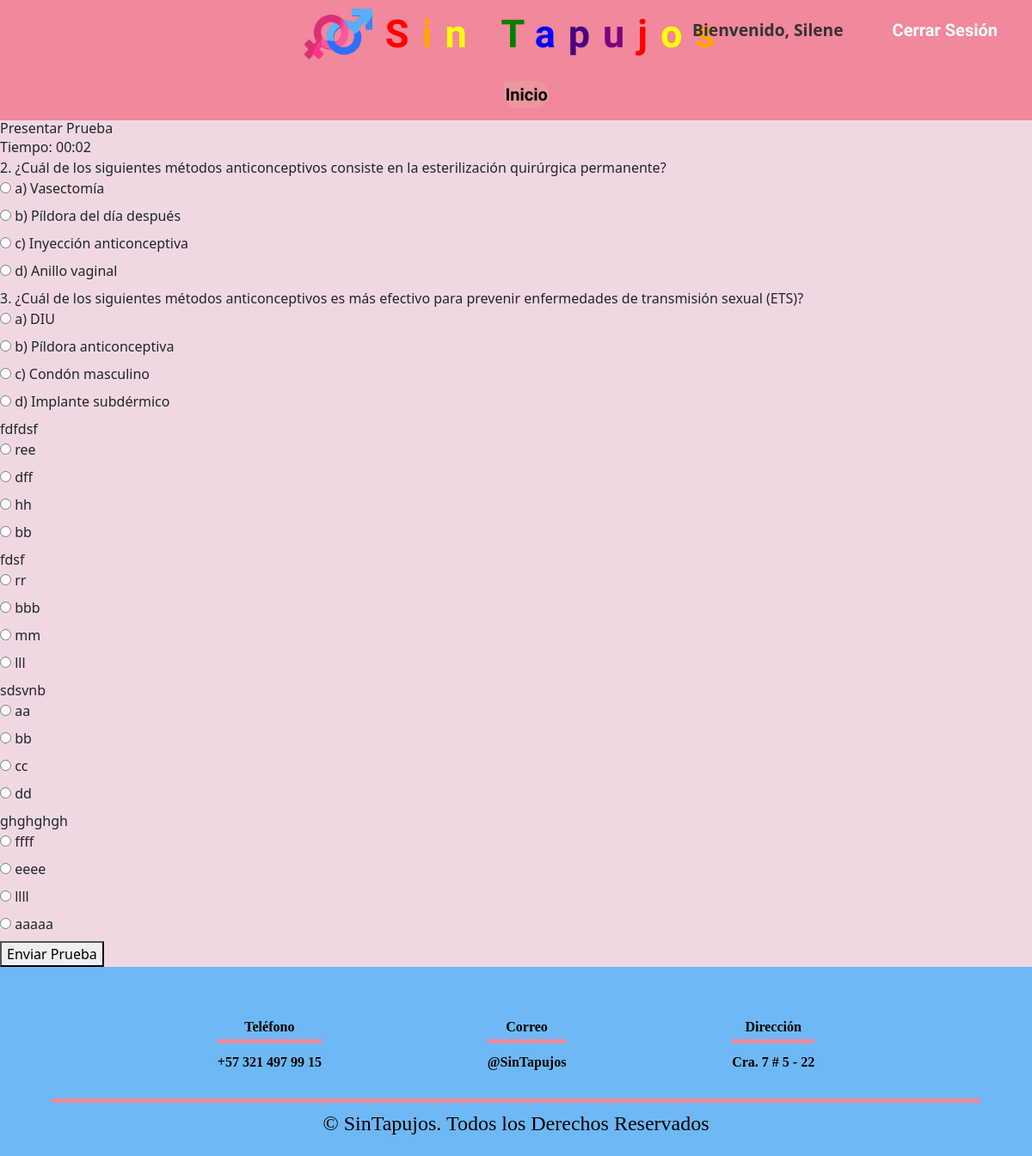
The app's page /php/presentar_prueba.php (signed in) with its own data.
### tables this page shows
CREATE TABLE IF NOT EXISTS `preguntas` (
  `id` int NOT NULL AUTO_INCREMENT,
  `pregunta` text NOT NULL,
  `opcion1` text NOT NULL,
  `opcion2` text NOT NULL,
  `opcion3` text NOT NULL,
  `opcion4` text NOT NULL,
  `respuesta_correcta` int NOT NULL,
  `imagen` varchar(255) NOT NULL,
  PRIMARY KEY (`id`)
);

### php/presentar_prueba.php (the view, shortened to what this page needs)
<!DOCTYPE html>
<html lang="es">
<head>
    <link href="https://stackpath.bootstrapcdn.com/bootstrap/4.5.2/css/bootstrap.min.css" rel="stylesheet">
    <link rel="stylesheet" href="https://cdn.jsdelivr.net/npm/@docsearch/css@3">
    <link href="css/bootstrap.min.css" rel="stylesheet">
    <link rel="stylesheet" href="../css/reset.css">
    <link rel="stylesheet" href="../css/styles.css">
</head>
<body>
    <header class="header">
        <div class="ini">
            <div id="logo"><img src="../images/logo.png" alt=""></div>
                <h1 id="title"><span style="color:red">S</span><span style="color:orange">i</span><span style="color:yellow">n </span><span style="color:green">T</span><span style="color:blue">a</span><span style="color:indigo">p</span><span style="color:purple">u</span><span style="color:red">j</span><span style="color:yellow">o</span><span style="color:orange">s</span></h1>
                <div class="welcome" id="welcome">
                 <span id="welcome-message">Bienvenido, <?php session_start(); echo $_SESSION['user_name']; ?><span>
                    <a href="../php/logout.php" class="btn-logout logout-link">Cerrar Sesión</a>
                </div>
        </div>
        <nav class="nav">
            <ul>
                <li class="btnmenu"><a href="../index.html">Inicio</a></li>
            </ul>
        </nav>
    </header>
    <h1>Presentar Prueba</h1>
    <div id="cronometro">Tiempo: 00:00</div>
    <form id="pruebaForm" action="procesar_prueba.php" method="post" onsubmit="return confirmarEnvio()">
        <?php
        require_once __DIR__ . '/../db/conexion.php';
        $sql = "SELECT * FROM preguntas";
        $result = $conexion->query($sql);
        if ($result->num_rows > 0) {
            while ($row = $result->fetch_assoc()) {
                echo "<div class='pregunta'>";
                echo "<p>" . htmlspecialchars($row["pregunta"]) . "</p>";
                for ($i = 1; $i <= 4; $i++) {
                    $opcion = $row["opcion$i"];
                    echo "<label><input type='radio' name='respuesta[{$row['id']}]' value='$i' required> " . htmlspecialchars($opcion) . "</label><br>";
                }
                echo "</div>";
            }
        } else {
            echo "<p>No hay preguntas disponibles.</p>";
        }
        ?>
        <button type="submit">Enviar Prueba</button>
    </form>
    <footer id="foo">
        <div class="contenedor-footer">
            <div class="content-foo">
                <h4>Teléfono</h4>
                <p>+57 321 497 99 15</p>
            </div>
            <div class="content-foo">
                <h4>Correo</h4>
                <p>@SinTapujos</p>
            </div>
            <div class="content-foo">
                <h4>Dirección</h4>
                <p>Cra. 7 # 5 - 22</p>
            </div>
        </div>
        <h2 class="titulo-final">&copy; SinTapujos. Todos los Derechos Reservados</h2>
    </footer>
</body>
</html>

### css/styles.css (style rules this page uses)
body { background-size: cover; background-color:#f0d8e3; }
.header { background-color: #f1889b; height: 140px; display: flex; flex-direction: column; position: relative; }
.ini { display: flex; align-items: center; justify-content: center; position: relative; width: 100%; padding: 10px 0; }
#welcome { position: absolute; right: 20px; top: 10px; display: flex; align-items: center; gap: 10px; }
#welcome-message { color: #333; font-size: 1.2rem; font-weight: bold; }
#logo img { max-height: 60px; margin-right: 15px; }
#title { font-size: 45px; font-family: "Edu AU VIC WA NT Hand", cursive; font-weight: bold; letter-spacing: 15px; }
.nav { display: flex; align-items: center; justify-content: center; width: 100%; height: 60px; background-color: transparent; }
ul { display: flex; align-items: center; justify-content: space-evenly; width: 100%; }
li { display: inline; padding: 10px; margin-left: 2px; border-radius: 15px 50px 50px 50px; }
.btnmenu { background-color: hsla(47, 32%, 75%, 0.2); color: white; padding: 1px; }
a { text-decoration: none; color: #000000; font-size: 20px; font-family: "Edu AU VIC WA NT Hand", cursive; font-weight: bold; }
.btn-logout { display: inline-block; margin-left: 2rem; padding: 10px 20px; background-color:0; color: white; text-decoration: none; border-radius: 5px; font-weight: bold; }
footer { background: #6eb8f5; padding: 60px 0 30px 0; height: 220px; }
.contenedor-footer { display: flex; width: 90%; justify-content: space-evenly; margin: auto; padding-bottom: 30px; border-bottom: 5px solid #f1889b; }
.content-foo { text-align: center; }
.content-foo h4 { color: #000000; font-family: cursive; font-weight: bold; border-bottom: 5px solid #f1889b; padding-bottom: 5px; margin-bottom: 10px; }
.content-foo p { color: #000000; font-family:cursive; font-weight:bold; }
.titulo-final { text-align: center; font-family:cursive; font-size: 24px; margin: 10px 0 0 0; color: #000000; }

### records on screen
preguntas: pregunta "2. ¿Cuál de los siguientes métodos anticonceptivos consiste en la esterilización quirúrgica permanente?", opcion1 "a) Vasectomía", opcion2 "b) Píldora del día después", opcion3 "c) Inyección anticonceptiva", opcion4 "d) Anillo vaginal"
preguntas: pregunta "3. ¿Cuál de los siguientes métodos anticonceptivos es más efectivo para prevenir enfermedades de transmisión sexual (ETS)?", opcion1 "a) DIU", opcion2 "b) Píldora anticonceptiva", opcion3 "c) Condón masculino", opcion4 "d) Implante subdérmico"
preguntas: pregunta "fdfdsf", opcion1 "ree", opcion2 "dff", opcion3 "hh", opcion4 "bb"
preguntas: pregunta "fdsf", opcion1 "rr", opcion2 "bbb", opcion3 "mm", opcion4 "lll"
preguntas: pregunta "sdsvnb", opcion1 "aa", opcion2 "bb", opcion3 "cc", opcion4 "dd"
preguntas: pregunta "ghghghgh", opcion1 "ffff", opcion2 "eeee", opcion3 "llll", opcion4 "aaaaa"

### other values on screen
$_SESSION['user_name'] "Silene"
